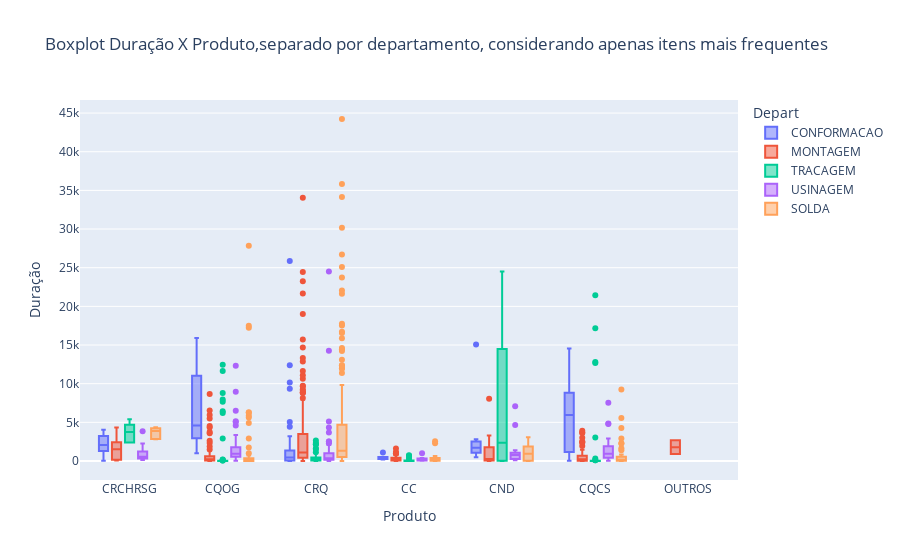

Here is the notebook cell this chart was saved with:
### Markdown cell above
#### Boxplot Duração X Produto (itens mais frequentes)
---

### Code cell
pio.renderers.default = "plotly_mimetype"


fig = px.box(
    data_frame=mais_frequentes,
    x="Prod.Nome",  # Nome do produto
    y="HorasUnit",  # Duração
    color="Depart",  # Departamento (usado para agrupar por cor)
    title="Boxplot Duração X Produto,separado por departamento, considerando apenas itens mais frequentes",  # Título do gráfico
    labels={"Prod.Nome": "Produto", "HorasUnit": "Duração (Horas Unitárias)"},  # Rótulos personalizados
)

# Ajustando o layout
fig.update_layout(
    boxmode="group",  # Agrupamento dos boxplots
    yaxis=dict(title="Duração"),  # Título do eixo Y
)

# Mostrando o gráfico
fig.show()

### Figure 1 — Plotly figure (JSON) as saved in the notebook; plotly's stock layout.template omitted (floating-point values rounded to 4 significant figures; data arrays with more than 128 entries replaced by an {"elided": "..."} marker saying what was removed)
{"data": [{"alignmentgroup": "True", "hovertemplate": "Depart=CONFORMACAO<br>Produto=%{x}<br>Duração (Horas Unitárias)=%{y}<extra></extra>", "legendgroup": "CONFORMACAO", "marker": {"color": "#636efa"}, "name": "CONFORMACAO", "notched": false, "offsetgroup": "CONFORMACAO", "orientation": "v", "showlegend": true, "type": "box", "x": ["CRCHRSG", "CRCHRSG", "CRCHRSG", "CQOG", "CRCHRSG", "CRCHRSG", "CRQ", "CRQ", "CRQ", "CRQ", "CRQ", "CRQ", "CRQ", "CRQ", "CRQ", "CRQ", "CRQ", "CRQ", "CQOG", "CQOG", "CC", "CRCHRSG", "CRCHRSG", "CRCHRSG", "CC", "CND", "CND", "CQOG", "CQCS", "CQCS", "CQOG", "CQOG", "CQOG", "CQCS", "CRQ", "CRQ", "CRQ", "CRQ", "CRQ", "CRQ", "CRQ", "CND", "CND", "CND", "CND", "CND", "CND", "CND", "CND", "CC", "CC", "CC", "CC", "CQCS", "CQCS", "CQCS", "CQCS", "CRQ", "CRQ", "CRQ", "CRQ", "CRQ", "CQOG", "CQOG", "CQOG", "CQOG", "CQOG", "CQOG", "CQOG", "CRCHRSG", "CRCHRSG", "CRCHRSG", "CRCHRSG", "CRCHRSG", "CRCHRSG", "CRCHRSG", "CRQ", "CRQ", "CRQ", "CRQ", "CRQ", "CRQ", "CRQ", "CRQ", "CRQ", "CRQ", "CRQ", "CRQ", "CRQ", "CRQ", "CRQ", "CRQ", "CRQ", "CRQ", "CRQ", "CRQ", "CRQ", "CRQ", "CRQ", "CRQ", "CRQ", "CRQ", "CRQ", "CRQ", "CRQ", "CRQ", "CRQ", "CRQ", "CRQ", "CRQ", "CRQ"], "x0": " ", "xaxis": "x", "y": [4030, 66, 2970, 13510.0, 48, 1775, 14, 41, 128, 17, 371, 33, 82, 96, 689, 16, 418, 52, 2929, 3970, 191, 4030, 66, 2970, 328, 1055, 1660, 15920, 7075, 5942, 1009, 1904, 6756.0, 2099, 259, 1093, 985, 5035, 19, 9355, 15, 15080, 1765, 2494, 501, 2801, 2509, 1030, 1440, 1092, 263, 520, 520, 9408, 14550.0, 37, 842, 1599, 50, 416, 1200, 868, 5030, 2822.0, 14676, 6007, 2995, 11034, 4129, 1739, 4038, 1596, 2058, 2866, 3307, 1198, 30, 51, 30, 37, 88, 50, 80, 440, 456, 490, 553, 130, 170, 195, 574, 612, 758, 760, 650, 1368, 1460, 300, 395, 1815, 1918, 3015, 1236, 1350, 2655, 4420, 3212, 12388, 2279, 10165, 25853], "y0": " ", "yaxis": "y"}, {"alignmentgroup": "True", "hovertemplate": "Depart=MONTAGEM<br>Produto=%{x}<br>Duração (Horas Unitárias)=%{y}<extra></extra>", "legendgroup": "MONTAGEM", "marker": {"color": "#EF553B"}, "name": "MONTAGEM", "notched": false, "offsetgroup": "MONTAGEM", "orientation": "v", "showlegend": true, "type": "box", "x": {"elided": "337 str values"}, "x0": " ", "xaxis": "x", "y": {"elided": "337 float values"}, "y0": " ", "yaxis": "y"}, {"alignmentgroup": "True", "hovertemplate": "Depart=TRACAGEM<br>Produto=%{x}<br>Duração (Horas Unitárias)=%{y}<extra></extra>", "legendgroup": "TRACAGEM", "marker": {"color": "#00cc96"}, "name": "TRACAGEM", "notched": false, "offsetgroup": "TRACAGEM", "orientation": "v", "showlegend": true, "type": "box", "x": {"elided": "267 str values"}, "x0": " ", "xaxis": "x", "y": {"elided": "267 float values"}, "y0": " ", "yaxis": "y"}, {"alignmentgroup": "True", "hovertemplate": "Depart=USINAGEM<br>Produto=%{x}<br>Duração (Horas Unitárias)=%{y}<extra></extra>", "legendgroup": "USINAGEM", "marker": {"color": "#ab63fa"}, "name": "USINAGEM", "notched": false, "offsetgroup": "USINAGEM", "orientation": "v", "showlegend": true, "type": "box", "x": {"elided": "260 str values"}, "x0": " ", "xaxis": "x", "y": {"elided": "260 float values"}, "y0": " ", "yaxis": "y"}, {"alignmentgroup": "True", "hovertemplate": "Depart=SOLDA<br>Produto=%{x}<br>Duração (Horas Unitárias)=%{y}<extra></extra>", "legendgroup": "SOLDA", "marker": {"color": "#FFA15A"}, "name": "SOLDA", "notched": false, "offsetgroup": "SOLDA", "orientation": "v", "showlegend": true, "type": "box", "x": {"elided": "284 str values"}, "x0": " ", "xaxis": "x", "y": {"elided": "284 float values"}, "y0": " ", "yaxis": "y"}], "layout": {"boxmode": "group", "legend": {"title": {"text": "Depart"}, "tracegroupgap": 0}, "title": {"text": "Boxplot Duração X Produto,separado por departamento, considerando apenas itens mais frequentes"}, "xaxis": {"anchor": "y", "domain": [0, 1], "title": {"text": "Produto"}}, "yaxis": {"anchor": "x", "domain": [0, 1], "title": {"text": "Duração"}}}}
